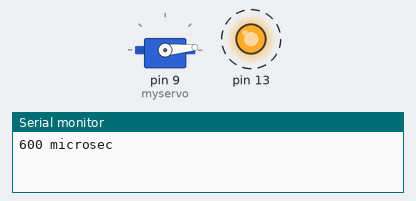
This sketch was run on a simulated Arduino Uno, built with avr-gcc and run on an emulated ATmega328P. Shown: servo, output pins drawn as LEDs (lit = HIGH), the last lines printed to the serial monitor. Dashed ring = blinking.

Above: at 0.05 s.
At 19.91 s:
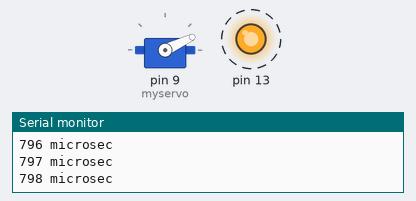
At 39.77 s:
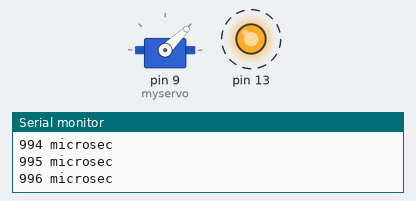
Timing chart, 0 to 40.0 s (numbered marks = the images above):
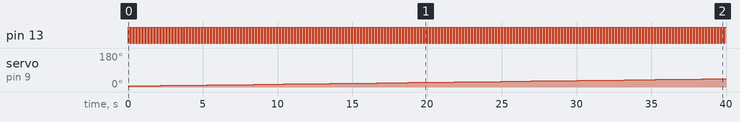

The sketch:

SlowServoDemo.ino
```cpp
#include <Servo.h>

Servo myservo;  // create servo object to control a servo
                // twelve servo objects can be created on most boards

int pos = 0;    // variable to store the servo position
int minMicrosec = 600;
int neutralMicrosec = 1500;
int maxMicrosec = 2300;
int timePerStep = 100;      // milliseconds
int ledStatus = 0;

void setup()
{
  myservo.attach(9);  // attaches the servo on pin 9 to the servo object
  Serial.begin(9600);
  pinMode(13, OUTPUT);

}

void loop()
{
  //while(!Serial){}

  for(pos = minMicrosec; pos <= maxMicrosec; pos += 1) // goes from 0 degrees to 180 degrees
  {                                  // in steps of 1 degree
    myservo.writeMicroseconds(pos);    // tell servo to go to position in variable 'pos'
    Serial.print(pos);
    Serial.println(" microsec");
    if(ledStatus == 0){
      ledStatus = 1;
      digitalWrite(13, HIGH);
    }
    else {
      ledStatus=0;
      digitalWrite(13, LOW);
    }
    delay(timePerStep);                       // waits 15ms for the servo to reach the position
  }
    delay(1000);
    myservo.writeMicroseconds(minMicrosec);  // return to start
    //while(1){}

  //for(pos = 180; pos>=0; pos-=1)     // goes from 180 degrees to 0 degrees
  //{
  //  myservo.write(pos);              // tell servo to go to position in variable 'pos'
  //  delay(15);                       // waits 15ms for the servo to reach the position
  //}
}
```

Measured:
- by itself, pin 13: alternates HIGH for 0.10 s and LOW for 0.10 s
- by itself, servo on pin 9 (myservo): moves from 5° to 44° over 39.3 s
